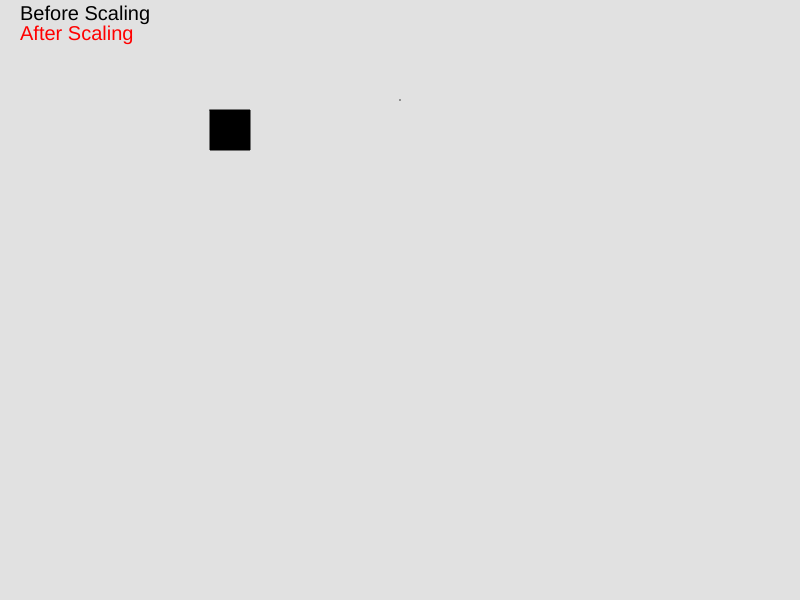
Frame 1 (no input)
Frame 60 (no input): identical to frame 1, image omitted
Frame 120 (the mouse pressed at the canvas centre since frame 60): identical to frame 1, image omitted

The p5.js sketch that drew this single still picture (run headless with seeded random() and noise() and a simulated clock; from frame 60 on, the mouse is pressed at the canvas centre):

// p5.js sketch
// ── sketch.js
let scale;
let a, b, c, d;

function setup() {
    createCanvas(screen.width, screen.height);

    scale = prompt('Enter Scaling Factor');
}

function draw() {
    background(225);
    fill('black');
    textSize(20);
    text('Before Scaling', 20, 20);
    fill('red')
    text('After Scaling', 20, 40);
    //Before Scaling
    translate(200, 100);
    a = [
        [10],
        [10],
        [1]
    ];
    b = [
        [50],
        [10],
        [1]
    ];
    c = [
        [50],
        [50],
        [1]
    ];
    d = [
        [10],
        [50],
        [1]
    ];
    fill('black');
    beginShape();
    vertex(a[0], a[1]);
    vertex(b[0], b[1]);
    vertex(c[0], c[1]);
    vertex(d[0], d[1]);
    endShape(CLOSE);

    //Scaling Matrix
    scale_matrix = [
        [scale, 0, 0],
        [0, scale, 0],
        [0, 0, 1]
    ];

    aN = matrix_multi(scale_matrix, a);
    bN = matrix_multi(scale_matrix, b);
    cN = matrix_multi(scale_matrix, c);
    dN = matrix_multi(scale_matrix, d);

    translate(200, 0);
    fill('red')

    beginShape();
    vertex(aN[0], aN[1]);
    vertex(bN[0], bN[1]);
    vertex(cN[0], cN[1]);
    vertex(dN[0], dN[1])
    endShape(CLOSE);
}

function matrix_multi(a, b) {
    let aRows = a.length;
    let aCols = a[0].length;
    let bRows = b.length;
    let bCols = b[0].length;
    let res = new Array(aRows);
    if (aCols == bRows) {
        for (var i = 0; i < aRows; ++i) {
            res[i] = new Array(bCols);
            for (var j = 0; j < bCols; ++j) {
                res[i][j] = 0;
                for (var k = 0; k < aCols; ++k) {
                    res[i][j] += a[i][k] * b[k][j];
                }
            }
        }
        return res;
    }
}
